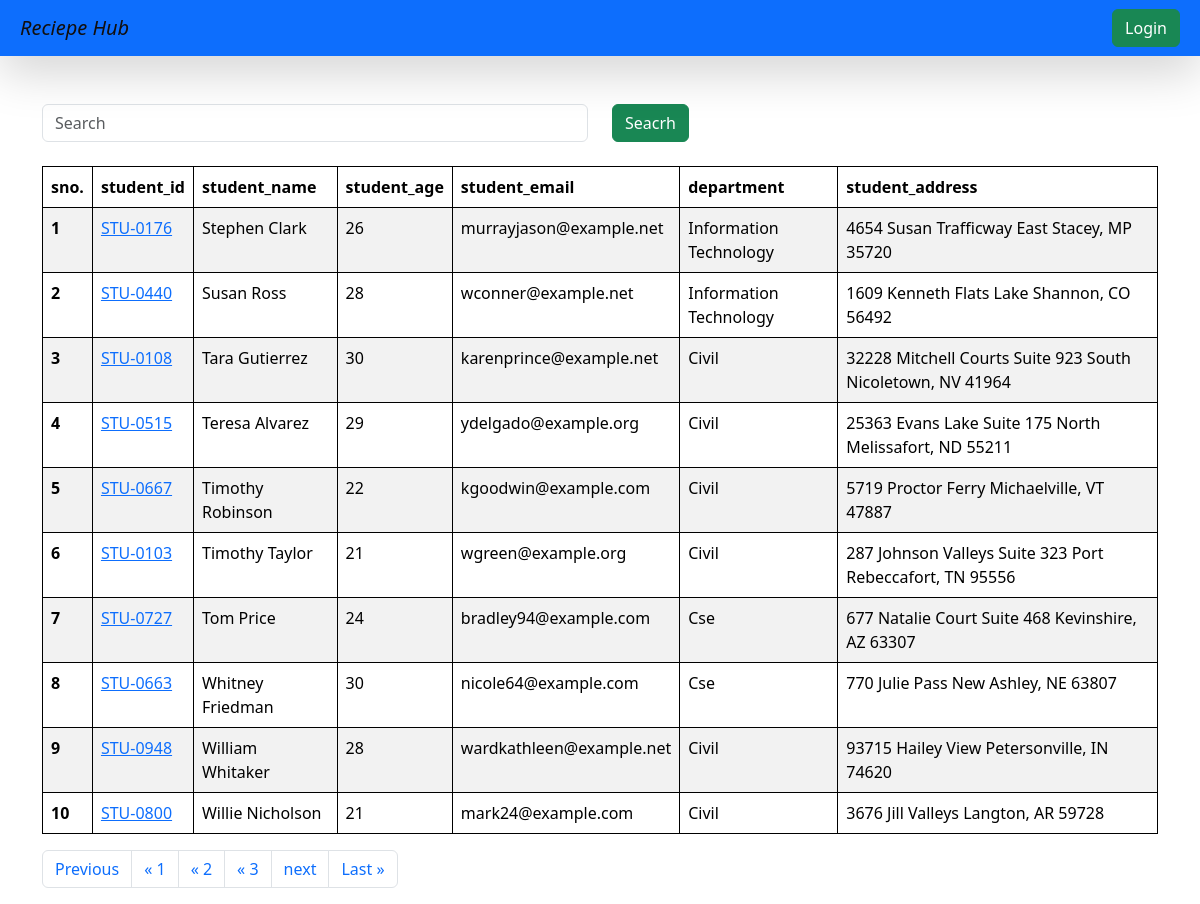
/students/?page=16, run on the app's committed database.
### vege/models.py (models this page shows, shortened)
class Student(models.Model):
    department = models.ForeignKey(Department,related_name="depart", on_delete=models.CASCADE)
    student_id = models.OneToOneField(StudentID, related_name="studentid", on_delete=models.SET_NULL, null=True)
    student_name= models.CharField(max_length= 100)
    student_email = models.EmailField(unique= True)
    student_age = models.IntegerField(default= 18)
    student_address = models.TextField()
    class Meta:
        ordering =['student_name']
        verbose_name ="student"

class StudentID(models.Model):
    student_id = models.CharField(max_length=100)
    def __str__(self) -> str:
        return self.student_id

class Department(models.Model):
    department = models.CharField(max_length=100)
    class Meta:
        ordering= ['department']

### vege/views.py (the view, shortened to what this page needs)
# urls.py: path('students/',get_student, name='get_student'),
def get_student(request):
    queryset= Student.objects.all()
    paginator = Paginator(queryset, 10)  # Show 25 contacts per page.
    page_number = request.GET.get("page",1)
    page_obj = paginator.get_page(page_number)
    return render(request, "report/students.html", {'queryset':page_obj})

### vege/templates/report/students.html
{% extends "base.html" %}
{% block start %}
<div class="container mt-5" >
    <form class="mb-4">
    <div class="row">
      <div class="col-md-6">
        <input class="form-control" name="search" placeholder="Search">
      </div>
      <div class="col-md-6">
        <button class="btn btn-success">Seacrh</button>
      </div>
    </div>
  </form>
    <table class="table table-striped">
        <thead>
          <tr>
            <th scope="col">sno.</th>
            <th scope="col">student_id</th>
            <th scope="col">student_name</th>
            <th scope="col">student_age</th>
            <th scope="col">student_email</th>
            <th scope="col">department</th>
            <th scope="col">student_address</th>
          </tr>
        </thead>
        <tbody>
            {% for student in queryset %}
          <tr>
            <th scope="row">{{forloop.counter}}</th>
            <td>
              <a href="{% url 'see_marks' student.student_id %}">
                {{student.student_id}}
              </a>
              </td>
            <td>{{student.student_name}}</td>
            <td>{{student.student_age}}</td>
            <td>{{student.student_email}}</td>
            <td>{{student.department.department}}</td>
            <td>{{student.student_address}}</td>
          </tr>
             {% endfor %}
            </tbody>
    </table>
             <div class="pagination">
                <nav aria-label="Page navigation example">
                <ul class="pagination justify-content-center">
                    {% if queryset.has_previous %}
                        <li class="page-item"><a class="page-link" class="page-link" href="?page={{ queryset.previous_page_number }}">Previous</a></li>
                        <li class="page-item"><a class="page-link" class="page-link" href="?page=1">&laquo; 1</a></li>
                        <li class="page-item"><a class="page-link" class="page-link" href="?page=2">&laquo; 2</a></li>
                        <li class="page-item"><a class="page-link" class="page-link" href="?page=3">&laquo; 3</a></li>
                    {% endif %}
                    {% if queryset.has_next %}
                        <li class="page-item"><a class="page-link" href="?page={{ queryset.next_page_number }}">next</a></li>
                        <li class="page-item"><a class="page-link" href="?page={{ queryset.paginator.num_pages }}">Last &raquo;</a></li>
                    {% endif %}
                </ul>
                </nav>
            </div>
          </div>
{% endblock %}

### home/templates/base.html (style rules this page uses)
table, th, td { border: 1px solid black; }

### data on the page
Student: student_id "STU-0176", student_name "Stephen Clark", student_age "26", student_email "murrayjason@example.net", department.department "Information Technology", student_address "4654 Susan Trafficway East Stacey, MP 35720"
Student: student_id "STU-0440", student_name "Susan Ross", student_age "28", student_email "wconner@example.net", department.department "Information Technology", student_address "1609 Kenneth Flats Lake Shannon, CO 56492"
Student: student_id "STU-0108", student_name "Tara Gutierrez", student_age "30", student_email "karenprince@example.net", department.department "Civil", student_address "32228 Mitchell Courts Suite 923 South Nicoletown, NV 41964"
Student: student_id "STU-0515", student_name "Teresa Alvarez", student_age "29", student_email "ydelgado@example.org", department.department "Civil", student_address "25363 Evans Lake Suite 175 North Melissafort, ND 55211"
Student: student_id "STU-0667", student_name "Timothy Robinson", student_age "22", student_email "kgoodwin@example.com", department.department "Civil", student_address "5719 Proctor Ferry Michaelville, VT 47887"
Student: student_id "STU-0103", student_name "Timothy Taylor", student_age "21", student_email "wgreen@example.org", department.department "Civil", student_address "287 Johnson Valleys Suite 323 Port Rebeccafort, TN 95556"
Student: student_id "STU-0727", student_name "Tom Price", student_age "24", student_email "bradley94@example.com", department.department "Cse", student_address "677 Natalie Court Suite 468 Kevinshire, AZ 63307"
Student: student_id "STU-0663", student_name "Whitney Friedman", student_age "30", student_email "nicole64@example.com", department.department "Cse", student_address "770 Julie Pass New Ashley, NE 63807"
Student: student_id "STU-0948", student_name "William Whitaker", student_age "28", student_email "wardkathleen@example.net", department.department "Civil", student_address "93715 Hailey View Petersonville, IN 74620"
Student: student_id "STU-0800", student_name "Willie Nicholson", student_age "21", student_email "mark24@example.com", department.department "Civil", student_address "3676 Jill Valleys Langton, AR 59728"
